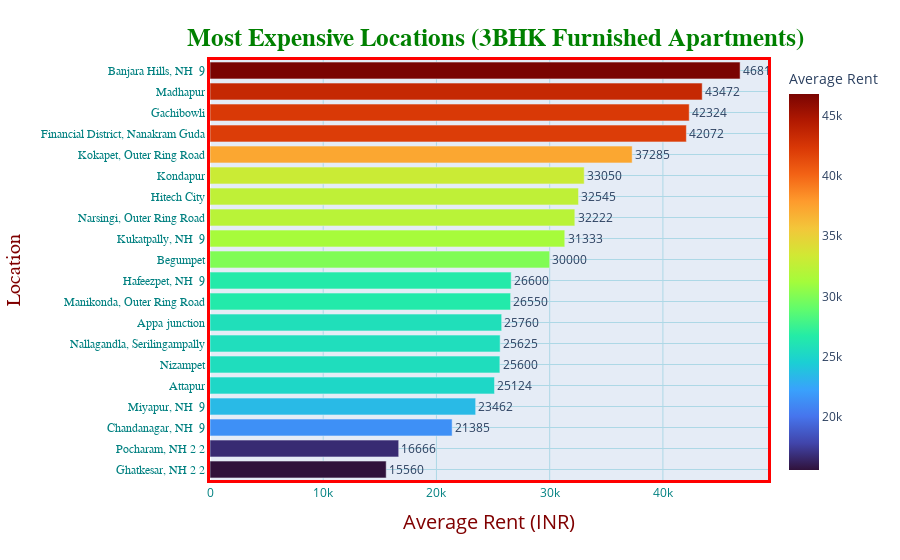

This figure's notebook cell:
### Code cell
filt = (df['property_type']=='Apartment') & (df['bedrooms']==3.0) & (df['furnish_status']=='Furnished')
df1 = df.loc[filt]

loc_grp = df1.groupby('locality')
df1['loc_count'] = loc_grp['locality'].transform('count')

df1 = df1[df1['loc_count']>=5]
loc_grp = df1.groupby('locality')
loc_rents = loc_grp['price'].mean()
loc_rents = dict(loc_rents)

list1 = list(loc_rents.keys())
list2 = list(loc_rents.values())
list2 = [int(i) for i in list2]

loc_df = pd.DataFrame(list(zip(list1,list2)), columns=['locality','average_rent'])
loc_df.sort_values(by='average_rent',ascending=False,inplace=True)

fig = px.bar(loc_df[0:20],y='locality', x='average_rent', text='average_rent',orientation='h',
            labels={'average_rent':'Average Rent'}, color='average_rent', color_continuous_scale = 'Turbo') 

fig.update_traces(textposition='outside')
fig.update_layout(title_text="<b>Most Expensive Locations (3BHK Furnished Apartments)</b>",
                 title_font_size=25,
                 title_font_color='green',
                 title_font_family='Titillium Web',
                 title_x=0.55,
                 title_y=0.95,
                 title_xanchor='center',
                 title_yanchor='top',
                 yaxis={'categoryorder':'total ascending'}
                 )

fig.update_xaxes(
        color='teal',
        title_text='Average Rent (INR)',
        title_font_family='Open Sans',
        title_font_size=20,
        title_font_color='maroon',
        title_standoff = 15,
        gridcolor='lightblue',
        tickmode='auto',
        linecolor='red',
        linewidth=3,
        mirror=True)

fig.update_yaxes(
        color='Teal',
        title_text='Location',
        title_font_family='Droid Sans',
        title_font_size=20,
        title_font_color='maroon',
        title_standoff = 15,
        tickfont_family='Arial',
        nticks = 20,
        gridcolor='lightblue',
        linecolor='red',
        linewidth=3,
        mirror = True)

### Figure 1 — Plotly figure (JSON) as saved in the notebook; plotly's stock layout.template omitted (floating-point values rounded to 4 significant figures)
{"data": [{"alignmentgroup": "True", "hovertemplate": "Average Rent=%{marker.color}<br>locality=%{y}<extra></extra>", "legendgroup": "", "marker": {"color": [46818, 43472, 42324, 42072, 37285, 33050, 32545, 32222, 31333, 30000, 26600, 26550, 25760, 25625, 25600, 25124, 23462, 21385, 16666, 15560], "coloraxis": "coloraxis", "pattern": {"shape": ""}}, "name": "", "offsetgroup": "", "orientation": "h", "showlegend": false, "text": ["46818", "43472", "42324", "42072", "37285", "33050", "32545", "32222", "31333", "30000", "26600", "26550", "25760", "25625", "25600", "25124", "23462", "21385", "16666", "15560"], "textposition": "outside", "type": "bar", "x": [46818, 43472, 42324, 42072, 37285, 33050, 32545, 32222, 31333, 30000, 26600, 26550, 25760, 25625, 25600, 25124, 23462, 21385, 16666, 15560], "xaxis": "x", "y": ["Banjara Hills, NH  9", "Madhapur", "Gachibowli", "Financial District, Nanakram Guda", "Kokapet, Outer Ring Road", "Kondapur", "Hitech City", "Narsingi, Outer Ring Road", "Kukatpally, NH  9", "Begumpet", "Hafeezpet, NH  9", "Manikonda, Outer Ring Road", "Appa junction", "Nallagandla, Serilingampally", "Nizampet", "Attapur", "Miyapur, NH  9", "Chandanagar, NH  9", "Pocharam, NH 2 2", "Ghatkesar, NH 2 2"], "yaxis": "y"}], "layout": {"barmode": "relative", "coloraxis": {"colorbar": {"title": {"text": "Average Rent"}}, "colorscale": [[0, "#30123b"], [0.07143, "#4145ab"], [0.1429, "#4675ed"], [0.2143, "#39a2fc"], [0.2857, "#1bcfd4"], [0.3571, "#24eca6"], [0.4286, "#61fc6c"], [0.5, "#a4fc3b"], [0.5714, "#d1e834"], [0.6429, "#f3c63a"], [0.7143, "#fe9b2d"], [0.7857, "#f36315"], [0.8571, "#d93806"], [0.9286, "#b11901"], [1, "#7a0402"]]}, "legend": {"tracegroupgap": 0}, "margin": {"t": 60}, "title": {"font": {"color": "green", "family": "Titillium Web", "size": 25}, "text": "<b>Most Expensive Locations (3BHK Furnished Apartments)</b>", "x": 0.55, "xanchor": "center", "y": 0.95, "yanchor": "top"}, "xaxis": {"anchor": "y", "color": "teal", "domain": [0, 1], "gridcolor": "lightblue", "linecolor": "red", "linewidth": 3, "mirror": true, "tickmode": "auto", "title": {"font": {"color": "maroon", "family": "Open Sans", "size": 20}, "standoff": 15, "text": "Average Rent (INR)"}}, "yaxis": {"anchor": "x", "categoryorder": "total ascending", "color": "Teal", "domain": [0, 1], "gridcolor": "lightblue", "linecolor": "red", "linewidth": 3, "mirror": true, "nticks": 20, "tickfont": {"family": "Arial"}, "title": {"font": {"color": "maroon", "family": "Droid Sans", "size": 20}, "standoff": 15, "text": "Location"}}}}
